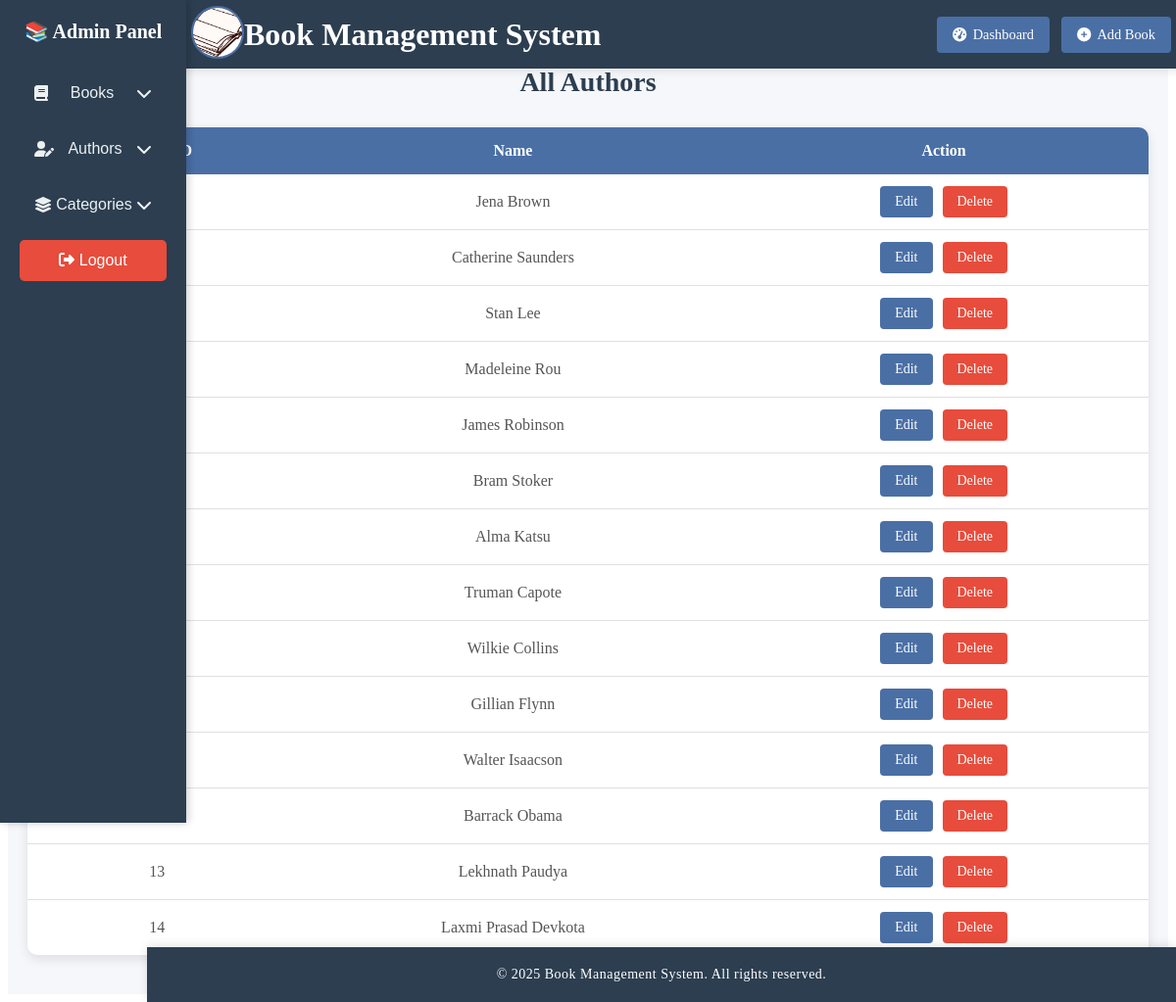
/admin/allauthors.php (signed in), run on the app's committed database.
### tables this page shows
CREATE TABLE `authors` (
  `author_id` int(10) NOT NULL,
  `name` varchar(50) NOT NULL
);

### admin/allauthors.php (the view, shortened to what this page needs)
<?php
include('header.php');
include('sidebar.php');
$db_host = "localhost";
$db_user = "root";
$db_pass = "";
$db_name = "book_management_system";
$conn = mysqli_connect($db_host, $db_user, $db_pass, $db_name);
?>
<!DOCTYPE html>
<html>
<head>
</head>
<body>
<div class="content">
    <div class="center-title">
        <h1>All Authors</h1>
    </div>
    <table class="author-table">
        <thead>
            <tr>
                <th>Author ID</th>
                <th>Name</th>
                <th>Action</th>
            </tr>
        </thead>
        <tbody>
        <?php
        $sql = "SELECT * FROM authors";
        $result = mysqli_query($conn, $sql);
        if (mysqli_num_rows($result) > 0) {
            while ($row = mysqli_fetch_assoc($result)) {
                echo "<tr>";
                echo "<td>" . $row['author_id'] . "</td>";
                echo "<td>" . $row['name'] . "</td>";
                echo "<td class='action-buttons'>
                    <a href='editauthor.php?author_id=" . $row['author_id'] . "' class='btn-edit'>Edit</a>
                    <a href='deleteauthor.php?author_id=" . $row['author_id'] . "' class='btn-delete' onclick=\"return confirm('Are you sure you want to delete this author?');\">Delete</a>
                </td>";
                echo "</tr>";
            }
        } else {
            echo "<tr><td colspan='3'>No authors found</td></tr>";
        }
        ?>
        </tbody>
    </table>
</div>
<?php include('footer.php'); ?>
</body>
</html>

### admin/allauthors.php (style rules this page uses)
.content { margin-left: 15%; padding: 30px; background-color: #f5f7fa; min-height: 100vh; }
.center-title { text-align: center; margin-bottom: 30px; margin-top: 40px; }
.center-title h1 { color: #2c3e50; font-size: 28px; margin-bottom: 10px; }
.author-table { width: 100%; border-collapse: separate; border-spacing: 0; background-color: white; box-shadow: 0 4px 12px rgba(0, 0, 0, 0.1); border-radius: 10px; overflow: hidden; margin-bottom: 20px; }
.author-table th { background-color: #4a6fa5; color: white; padding: 15px; text-align: center; font-weight: 600; position: sticky; top: 0; z-index: 1; }
.author-table td { padding: 12px 15px; border-bottom: 1px solid #e0e0e0; color: #555; text-align: center; }
.author-table tr:last-child td { border-bottom: none; }
.action-buttons { display: flex; justify-content: center; gap: 10px; }
.btn-edit, .btn-delete { padding: 8px 15px; border-radius: 4px; font-weight: 500; text-decoration: none; font-size: 14px; transition: all 0.3s ease; border: none; cursor: pointer; display: inline-block; }
.btn-edit { background-color: #4a6fa5; color: white; }
.btn-delete { background-color: #e74c3c; color: white; }
@media (max-width: 1200px) { .content { margin-left: 0; padding: 20px; } }

### data on the page
authors: name "Jena Brown"
authors: name "Catherine Saunders"
authors: name "Stan Lee"
authors: name "Madeleine Rou"
authors: name "James Robinson"
authors: name "Bram Stoker"
authors: name "Alma Katsu"
authors: name "Truman Capote"
authors: name "Wilkie Collins"
authors: name "Gillian Flynn"
authors: name "Walter Isaacson"
authors: name "Barrack Obama"
authors: author_id "13", name "Lekhnath Paudya"
authors: author_id "14", name "Laxmi Prasad Devkota"
